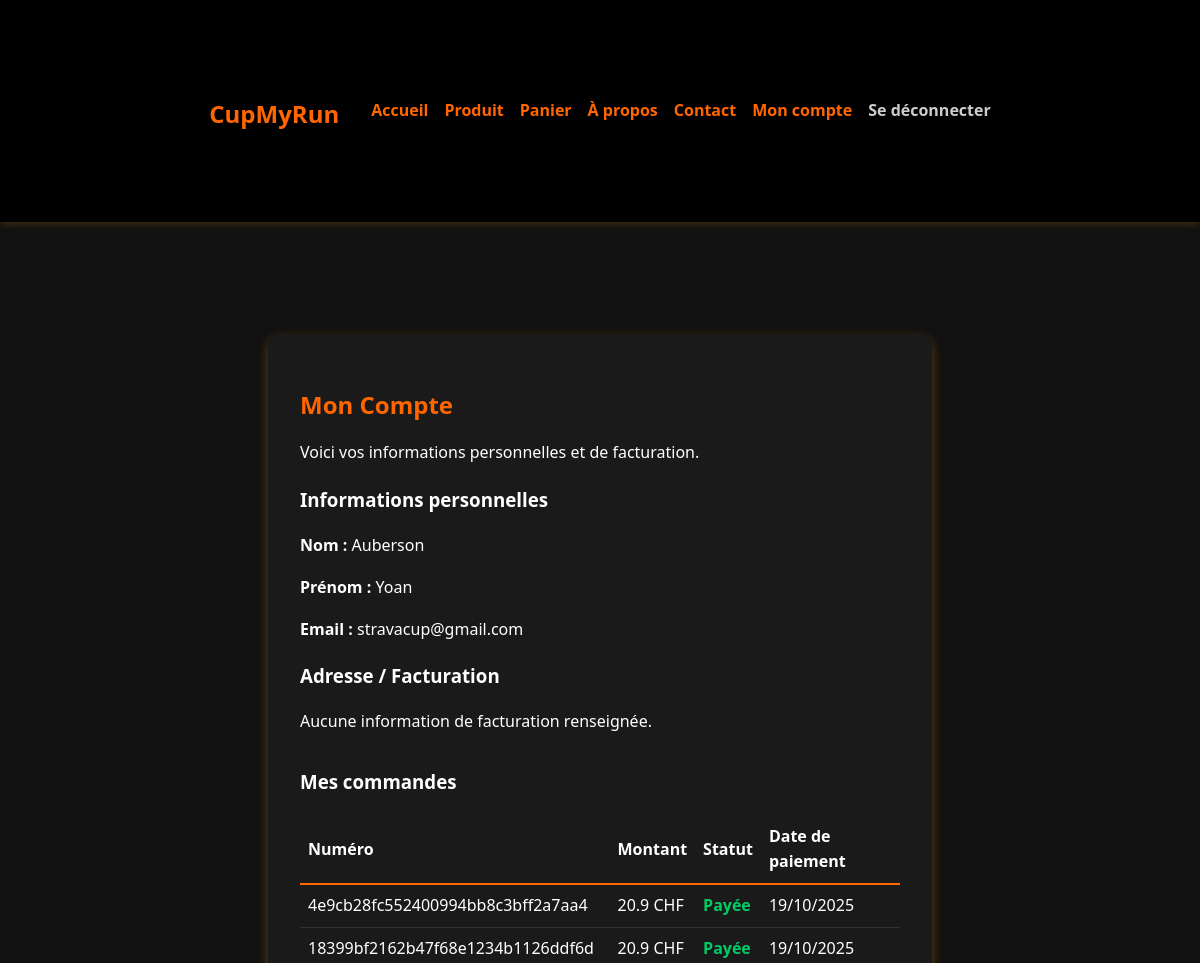
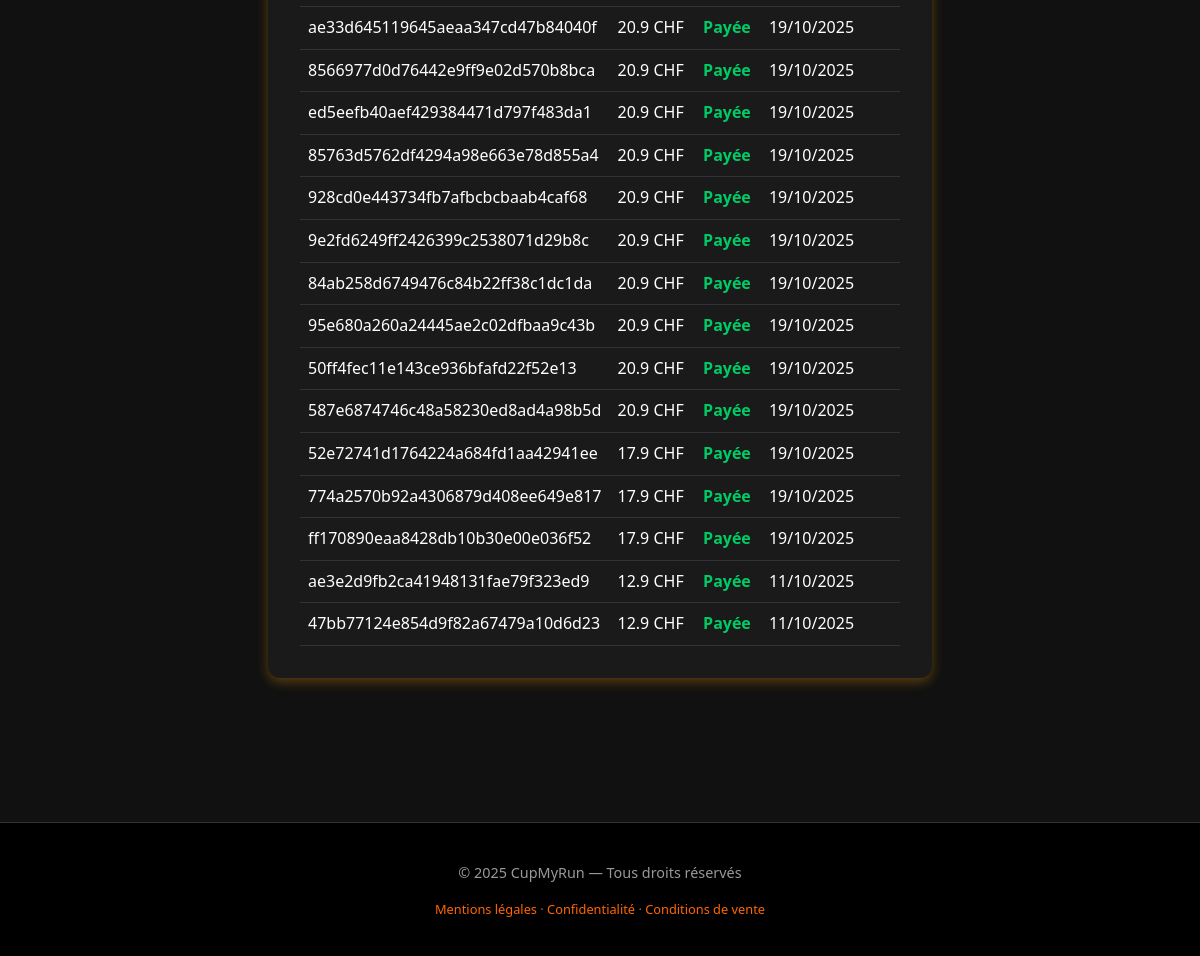
/compte (signed in), run on the app's committed database (2 pictures, top to bottom).
### models/db_database.py (models this page shows, shortened)
class User(db.Model):
    __tablename__ = "users"
    id = db.Column(db.Integer, primary_key=True)
    first_name = db.Column(db.String(50), nullable=False)
    last_name = db.Column(db.String(50), nullable=False)
    email = db.Column(db.String(150), unique=True, nullable=False)
    password = db.Column(db.String(200), nullable=True)  # 🔑 mot de passe haché
    created_at = db.Column(db.DateTime, default=datetime.utcnow)
    strava_access_token = db.Column(db.String(255), nullable=True)
    strava_refresh_token = db.Column(db.String(255), nullable=True)
    strava_token_expires_at = db.Column(db.Integer, nullable=True)  # timestamp Unix
    orders = db.relationship("Order", backref="user", lazy=True)
    billing_info = db.relationship("BillingInfo", backref="user", uselist=False, lazy=True)

class Order(db.Model):
    __tablename__ = "orders"
    id = db.Column(db.Integer, primary_key=True)
    order_number = db.Column(db.String(64), unique=True, nullable=False)
    user_id = db.Column(db.Integer, db.ForeignKey("users.id"), nullable=True)
    amount = db.Column(db.Float, nullable=False)
    currency = db.Column(db.String(10), nullable=False, default="CHF")
    status = db.Column(db.String(20), nullable=False, default="pending")
    payment_date = db.Column(db.DateTime)
    created_at = db.Column(db.DateTime, default=datetime.utcnow)
    billing_first_name = db.Column(db.String(50))
    billing_last_name = db.Column(db.String(50))
    billing_email = db.Column(db.String(150))
    billing_street = db.Column(db.String(100))
    billing_postal_code = db.Column(db.String(10))
    billing_city = db.Column(db.String(50))
    billing_region = db.Column(db.String(10))
    billing_country = db.Column(db.String(10))
    processed = db.Column(db.Boolean, default=False)  # <-- ajouter cette colonne
    photos = db.relationship("OrderPhoto", backref="order", lazy=True)

### routes/auth.py (the view)
@auth_bp.route("/compte")
def compte():
    if "user_id" not in session:
        return redirect(url_for("auth.login"))
    user = User.query.get(session["user_id"])
    if not user:
        return redirect(url_for("auth.login"))
    orders = Order.query.filter_by(user_id=user.id).order_by(Order.created_at.desc()).all()
    return render_template("compte.html", user=user, orders=orders)

### app.py (called while the page is built, shortened)
@app.before_request
def check_session_timeout():
    now = datetime.utcnow()
    last_active = session.get("last_active_at")
    if "user_id" in session or "guest_billing" in session:
        session["last_active_at"] = now.strftime("%Y-%m-%d %H:%M:%S")

@app.before_request
def init_strava_stats():
    try:
        total = StravaService.recalculate_connected_count()
    except Exception as e:
        print(f"⚠️ Erreur au recalcul du compteur Strava au démarrage : {e}")

### services/strava_service.py (called while the page is built)
    @staticmethod
    def recalculate_connected_count():
        from models.db_database import AppStats, User, GuestStravaSession
        now = time.time()
        users_connected = User.query.filter(
            User.strava_access_token.isnot(None),
            User.strava_access_token != "",
            User.strava_token_expires_at > now
        ).count()
        guests_connected = GuestStravaSession.query.filter(
            GuestStravaSession.strava_token_expires_at > now
        ).count()
        total = users_connected + guests_connected
        stats = AppStats.query.first()
        if not stats:
            stats = AppStats(strava_connected_count=total)
            db.session.add(stats)
        else:
            stats.strava_connected_count = total
        db.session.commit()
        return total

### templates/compte.html (shortened to what this page needs)
{% extends "base.html" %}
{% block content %}
<div class="container">
    <div class="account-card">
        <h2>Mon Compte</h2>
        <p>Voici vos informations personnelles et de facturation.</p>
        <h3>Informations personnelles</h3>
        <p><strong>Nom :</strong> {{ user.last_name }} </p>
        <p><strong>Prénom :</strong> {{ user.first_name }} </p>
        <p><strong>Email :</strong> {{ user.email }}</p>
        <h3>Adresse / Facturation</h3>
        {% if user.billing_info %}
        <p><strong>Rue et numéro :</strong> {{ user.billing_info.street or '-' }}</p>
        <p><strong>Code postal :</strong> {{ user.billing_info.postal_code or '-' }}</p>
        <p><strong>Ville :</strong> {{ user.billing_info.city or '-' }}</p>
        <p><strong>Canton :</strong> {{ user.billing_info.region or '-' }}</p>
        <p><strong>Pays :</strong> {{ user.billing_info.country or '-' }}</p>
        {% else %}
        <p>Aucune information de facturation renseignée.</p>
        {% endif %}
        <h3 style="margin-top: 2rem;">Mes commandes</h3>
        {% if orders %}
        <table style="width: 100%; border-collapse: collapse; margin-top: 1rem;">
            <thead>
                <tr>
                    <th style="text-align: left; padding: 0.5rem; border-bottom: 2px solid #ff6600;">Numéro</th>
                    <th style="text-align: left; padding: 0.5rem; border-bottom: 2px solid #ff6600;">Montant</th>
                    <th style="text-align: left; padding: 0.5rem; border-bottom: 2px solid #ff6600;">Statut</th>
                    <th style="text-align: left; padding: 0.5rem; border-bottom: 2px solid #ff6600;">Date de paiement</th>
                </tr>
            </thead>
            <tbody>
                {% for order in orders %}
                <tr style="border-bottom: 1px solid #333;">
                    <td style="padding: 0.5rem;">{{ order.order_number }}</td>
                    <td style="padding: 0.5rem;">{{ order.amount }} {{ order.currency }}</td>
                    <td style="padding: 0.5rem;">
                        {% if order.status == "paid" %}
                        <span style="color: #00cc66; font-weight: bold;">Payée</span>
                        {% elif order.status == "pending" %}
                        <span style="color: #ff8800; font-weight: bold;">En attente</span>
                        {% elif order.status == "failed" %}
                        <span style="color: #ff3300; font-weight: bold;">Échouée</span>
                        {% elif order.status == "canceled" %}
                        <span style="color: #999; font-weight: bold;">Annulée</span>
                        {% else %}
                        <span>{{ order.status }}</span>
                        {% endif %}
                    </td>
                    <td style="padding: 0.5rem;">
                        {% if order.payment_date %}
                        {{ order.payment_date.strftime('%d/%m/%Y') }}
                        {% else %}
                        -
                        {% endif %}
                    </td>
                </tr>
                {% endfor %}
            </tbody>
        </table>
        {% else %}
        <p>Aucune commande pour le moment.</p>
        {% endif %}
    </div>
</div>
{% endblock %}

### static/style.css (style rules this page uses)
body { font-family: 'Segoe UI', system-ui, sans-serif; margin: 0; padding: 0; line-height: 1.6; background-color: #111; color: #fff; transition: background 0.3s ease; }
.container { display: flex; flex-wrap: wrap; gap: 2rem; max-width: 1000px; margin: 2rem auto; padding: 1rem; }
.container { animation: fadeInUp 0.8s ease-out both; }
.account-card { background: #1a1a1a; color: #fff; padding: 2rem; border-radius: 12px; box-shadow: 0 4px 12px rgba(255, 165, 0, 0.3); max-width: 600px; margin: 2rem auto; }
.account-card h2 { color: #ff6600; margin-bottom: 1rem; }
.account-card p { font-size: 1rem; margin-bottom: 0.8rem; }

### static/mobile.css (style rules this page uses)
.container, .product-page, .form-box, .product-info, .account-card { flex-direction: column; padding: 1rem; width: 100%; }
h1, h2 { font-size: 1.5rem; }

### data on the page
User: last_name "Auberson", first_name "Yoan", email "stravacup@gmail.com"
Order: order_number "4e9cb28fc552400994bb8c3bff2a7aa4", amount "20.9", currency "CHF", status "Payée", payment_date "19/10/2025"
Order: order_number "18399bf2162b47f68e1234b1126ddf6d", amount "20.9", currency "CHF", status "Payée", payment_date "19/10/2025"
Order: order_number "ae33d645119645aeaa347cd47b84040f", amount "20.9", currency "CHF", status "Payée", payment_date "19/10/2025"
Order: order_number "8566977d0d76442e9ff9e02d570b8bca", amount "20.9", currency "CHF", status "Payée", payment_date "19/10/2025"
Order: order_number "ed5eefb40aef429384471d797f483da1", amount "20.9", currency "CHF", status "Payée", payment_date "19/10/2025"
Order: order_number "85763d5762df4294a98e663e78d855a4", amount "20.9", currency "CHF", status "Payée", payment_date "19/10/2025"
Order: order_number "928cd0e443734fb7afbcbcbaab4caf68", amount "20.9", currency "CHF", status "Payée", payment_date "19/10/2025"
Order: order_number "9e2fd6249ff2426399c2538071d29b8c", amount "20.9", currency "CHF", status "Payée", payment_date "19/10/2025"
Order: order_number "84ab258d6749476c84b22ff38c1dc1da", amount "20.9", currency "CHF", status "Payée", payment_date "19/10/2025"
Order: order_number "95e680a260a24445ae2c02dfbaa9c43b", amount "20.9", currency "CHF", status "Payée", payment_date "19/10/2025"
Order: order_number "50ff4fec11e143ce936bfafd22f52e13", amount "20.9", currency "CHF", status "Payée", payment_date "19/10/2025"
Order: order_number "587e6874746c48a58230ed8ad4a98b5d", amount "20.9", currency "CHF", status "Payée", payment_date "19/10/2025"
Order: order_number "52e72741d1764224a684fd1aa42941ee", amount "17.9", currency "CHF", status "Payée", payment_date "19/10/2025"
Order: order_number "774a2570b92a4306879d408ee649e817", amount "17.9", currency "CHF", status "Payée", payment_date "19/10/2025"
Order: order_number "ff170890eaa8428db10b30e00e036f52", amount "17.9", currency "CHF", status "Payée", payment_date "19/10/2025"
Order: order_number "ae3e2d9fb2ca41948131fae79f323ed9", amount "12.9", currency "CHF", status "Payée", payment_date "11/10/2025"
Order: order_number "47bb77124e854d9f82a67479a10d6d23", amount "12.9", currency "CHF", status "Payée", payment_date "11/10/2025"

### other printed values
{{ 2025 }} "2025"
